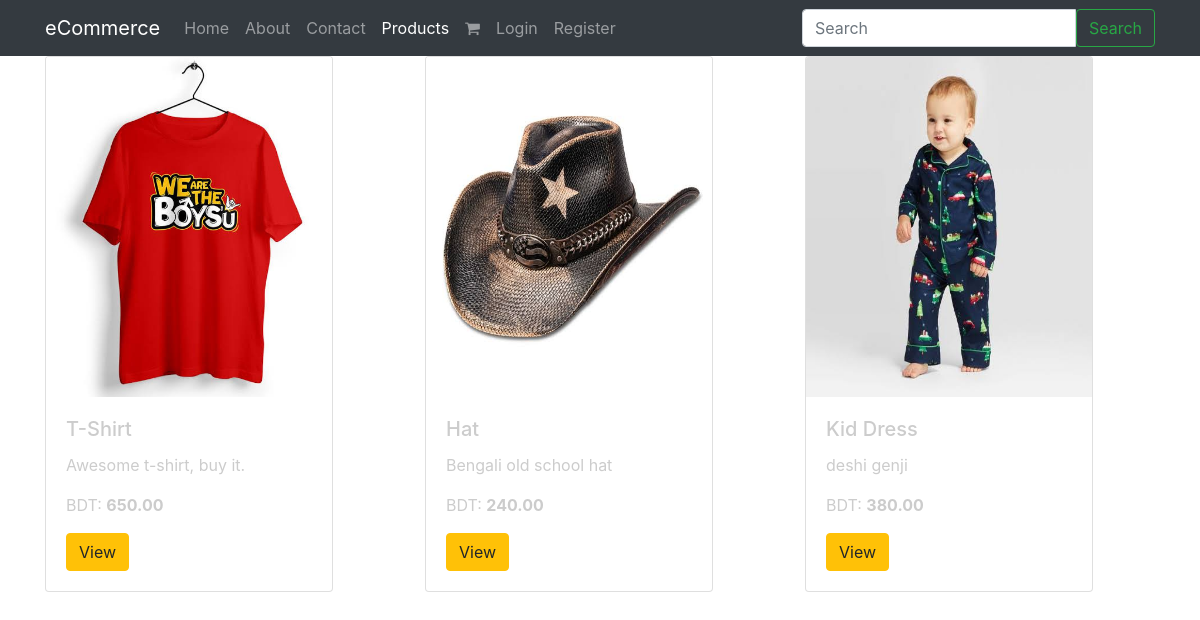
Screenshot of /products/ with the database file from the repository.
### products/models.py (models this page shows, shortened)
class Product(models.Model):
    title       = models.CharField(max_length=255)
    slug        = models.SlugField(blank=True, unique=True)
    description = models.TextField()
    price       = models.DecimalField(default=0.00, decimal_places=2, max_digits=7)
    image       = models.FileField(upload_to=upload_image_path, blank=True, null=True)
    featured    = models.BooleanField(default=False)
    active      = models.BooleanField(default=True)
    timestamp   = models.DateTimeField(auto_now_add=True)
    objects = ProductManager()
    def get_absolute_url(self):
        return reverse('products:detail', kwargs={'slug': self.slug})

### products/views.py (the view)
# urls.py: path('', ProductListView.as_view(), name='list'),
class ProductListView(ListView):
    template_name = 'products/product_list.html'
    def get_queryset(self, *args, **kwargs):
        return Product.objects.all()

### products/models.py (called while the page is built)
    def active(self):
        return self.filter(active=True)

    def get_queryset(self):
        return ProductQuerySet(self.model, using=self.db)

    def all(self):
        return self.get_queryset().active()

### products/templates/products/product_list.html
{% extends 'base.html' %}
{% load static %}
{% block content %}
    <div class="row">
        {% for product in object_list %}
            <div class="col">
                {% include 'products/snippets/card.html' with instance=product %}
            </div>
        {% endfor %}
    </div>
{% endblock %}

### templates/base.html (shortened to what this page needs)
<!doctype html>
{% load static %}
<html lang="en">
  <head>
    {% include 'base/css.html' %}
  </head>
  <body>
    {% include 'base/navbar.html' with brand_name='eCommerce' %}
    <div class="container">
      {% block content %}
      {% endblock  %}
    </div>
  </body>
</html>

### templates/base/css.html (shortened to what this page needs)
{% load static %}
<link rel="stylesheet" href="https://maxcdn.bootstrapcdn.com/bootstrap/4.0.0/css/bootstrap.min.css">
<link rel="stylesheet" href="https://stackpath.bootstrapcdn.com/font-awesome/4.7.0/css/font-awesome.min.css">
<link rel="stylesheet" href="{% static 'css/main.css' %}">

### templates/base/navbar.html (shortened to what this page needs)
{% url 'home' as home_url %}
{% url 'about' as about_url %}
{% url 'contact' as contact_url %}
{% url 'login' as login_url %}
{% url 'logout' as logout_url %}
{% url 'register' as register_url %}
{% url 'products:detail' as products_detail_url %}
{% url 'products:list' as products_list_url %}
{% url 'cart:home' as cart_url %}
<nav class="navbar navbar-expand-lg navbar-dark bg-dark">
  <div class="container">
    <a class="navbar-brand" href="{% url 'home' %}">
      {% if brand_name %} {{ brand_name }} {% else %} eCommerce {% endif %}</a>
    <div class="collapse navbar-collapse" id="navbarSupportedContent">
      <ul class="navbar-nav mr-auto">
        <li class="nav-item {% if request.path == home_url %}active{% endif %}">
          <a class="nav-link" href="{{ home_url }}">Home <span class="sr-only">(current)</span></a>
        </li>
        <li class="nav-item {% if request.path == about_url %}active{% endif %}">
          <a class="nav-link" href="{% url 'about' %}">About</a>
        </li>
          <li class="nav-item {% if request.path == contact_url %}active{% endif %}">
          <a class="nav-link" href="{% url 'contact' %}">Contact</a>
        </li>
        <li class="nav-item {% if request.path == products_list_url %}active{% endif %}">
          <a class="nav-link" href="{% url 'products:list'%}">Products</a>
        </li>
        <li class="nav-item {% if request.path == cart_url %}active{% endif %}">
          <a class="nav-link" href="{{ cart_url }}">  <i class="fa fa-shopping-cart" aria-hidden="true"></i> <sup>{{ request.session.cart_items }}</sup></a>
        </li>
        {% if request.user.is_authenticated  %}
          <li class="nav-item {% if request.path == logout_url %}active{% endif %}">
            <a class="nav-link" href="{{logout_url}}">Logout</a>
          </li>
        {% else %}
        <li class="nav-item {% if request.path == login_url %}active{% endif %}">
            <a class="nav-link" href="{% url 'login'%}">Login</a>
        </li>
        <li class="nav-item {% if request.path == register_url %}active{% endif %}">
            <a class="nav-link" href="{% url 'register'%}">Register</a>
        </li>
        {% endif %}
      </ul>
      {% include 'search/snippets/search_form.html' %}
    </div>
    </div>
</nav>

### search/templates/search/snippets/search_form.html
<form method="GET" action="{% url 'search:query' %}" class="form my-2 my-lg-0">
    <div class="input-group">
        <input class="form-control" type="search"
               name='q' placeholder="Search"
                aria-label="Search" value="{{ request.GET.q }}">
        <span class="input-group-btn">
            <button class="btn btn-outline-success" type="submit">Search</button>
        </span>
    </div>
</form>

### products/templates/products/snippets/card.html
<div class="card" style="width: 18rem;">
    <a href="{{ instance.get_absolute_url }}">
        <img class="card-img-top"
             src="{{ instance.image.url }}"
             alt="{{ instance.title }} image"
        width="300px" height="340px">
    </a>
  <div class="card-body">
    <h5 class="card-title">{{ instance.title }}</h5>
    <p class="card-text">{{ instance.description | truncatewords:12 }}</p>
    <p class="card-text">BDT: <strong>{{ instance.price }}</strong></p>
    <a href="{{ instance.get_absolute_url }}" class="btn btn-warning">View</a>
  </div>
</div>

### templates/base/js.html (shortened to what this page needs)
{% load static %}

### rows the page displays
Product: image (picture), title "T-Shirt", description "Awesome t-shirt, buy it.", price "650.00"
Product: image (picture), title "Hat", description "Bengali old school hat", price "240.00"
Product: image (picture), title "Kid Dress", description "deshi genji", price "380.00"

### other values shown
{{ brand_name }} "eCommerce"
